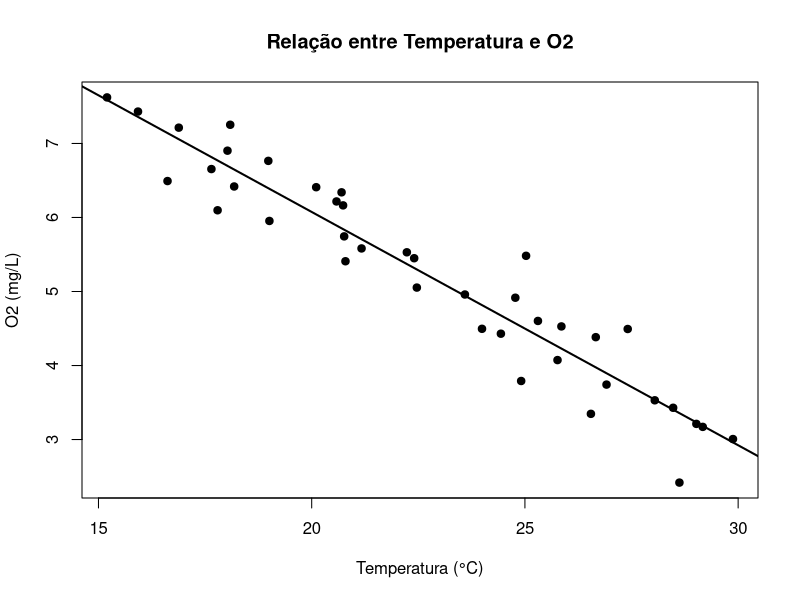
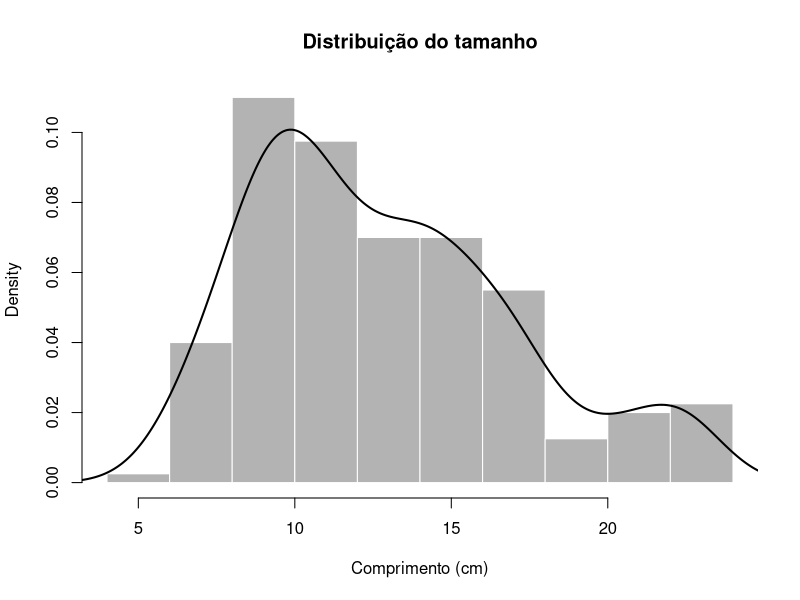
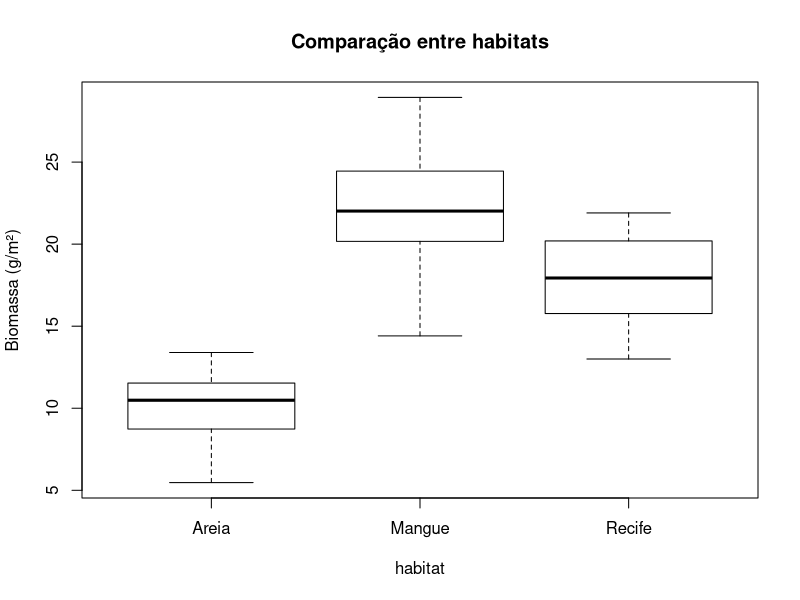
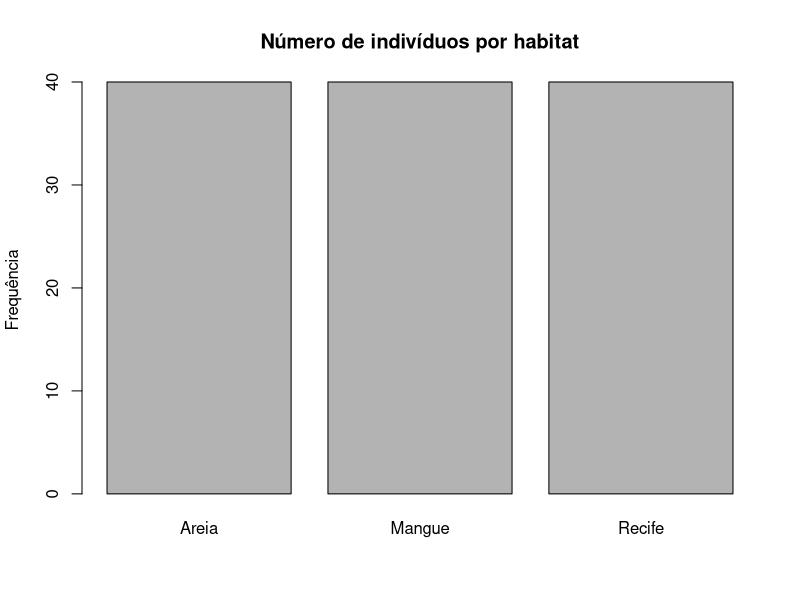
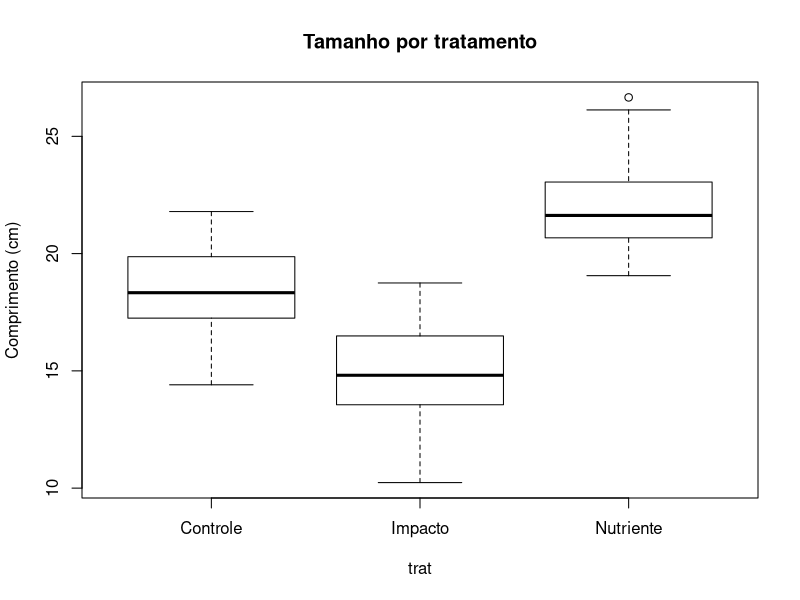
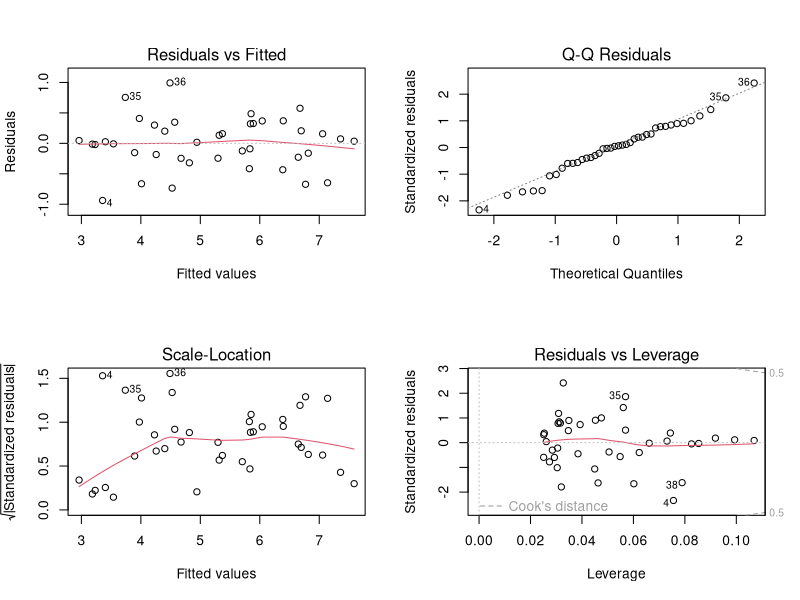

Source code (R) for these figures, in order:
## ---- chunk 1
set.seed(1)

temp <- runif(40, 15, 30)
ox <- 12 - 0.3*temp + rnorm(40, 0, 0.5)

plot(temp, ox,
     pch = 19,
     col = "black",
     xlab = "Temperatura (°C)",
     ylab = "O2 (mg/L)",
     main = "Relação entre Temperatura e O2")

abline(lm(ox ~ temp), lwd = 2)
## ---- chunk 2
set.seed(2)

tamanho <- rlnorm(200, 2.5, 0.3)

hist(tamanho,
     probability = TRUE,
     col = "gray70",
     border = "white",
     xlab = "Comprimento (cm)",
     main = "Distribuição do tamanho")

lines(density(tamanho), lwd = 2)
## ---- chunk 3
set.seed(3)

habitat <- rep(c("Recife","Areia","Mangue"), each = 40)

biomassa <- c(rnorm(40, 18, 3),
              rnorm(40, 10, 2),
              rnorm(40, 22, 4))

boxplot(biomassa ~ habitat,
        col = "white",
        border = "black",
        ylab = "Biomassa (g/m²)",
        main = "Comparação entre habitats")
## ---- chunk 4
freq <- table(habitat)

barplot(freq,
        col = "gray70",
        ylab = "Frequência",
        main = "Número de indivíduos por habitat")
## ---- chunk 5
set.seed(4)

trat <- rep(c("Controle","Nutriente","Impacto"), each = 50)

tamanho2 <- c(rnorm(50, 18, 2),
              rnorm(50, 22, 2),
              rnorm(50, 15, 2))

boxplot(tamanho2 ~ trat,
        col = "white",
        border = "black",
        ylab = "Comprimento (cm)",
        main = "Tamanho por tratamento")

modelo <- aov(tamanho2 ~ trat)
summary(modelo)
## ---- chunk 6
modelo_lm <- lm(ox ~ temp)

par(mfrow = c(2,2))
plot(modelo_lm)
